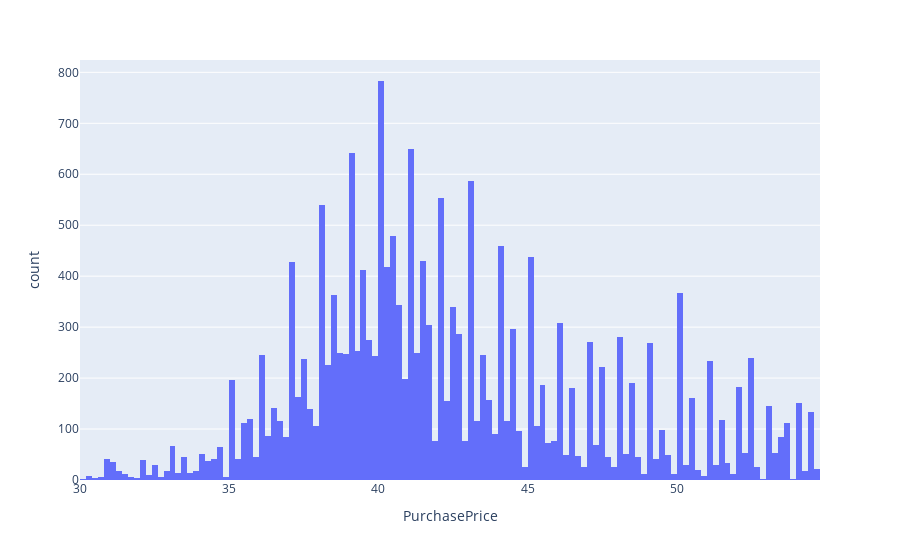

Notebook source saved alongside this figure:
### Code cell
fig = px.histogram(data_frame=df, x='PurchasePrice')
fig.show()

### Figure 1 — Plotly figure (JSON) as saved in the notebook; plotly's stock layout.template omitted (floating-point values rounded to 4 significant figures; data arrays with more than 128 entries replaced by an {"elided": "..."} marker saying what was removed)
{"data": [{"alignmentgroup": "True", "bingroup": "x", "hovertemplate": "PurchasePrice=%{x}<br>count=%{y}<extra></extra>", "legendgroup": "", "marker": {"color": "#636efa", "pattern": {"shape": ""}}, "name": "", "offsetgroup": "", "orientation": "v", "showlegend": false, "type": "histogram", "x": {"elided": "19233 float values"}, "xaxis": "x", "yaxis": "y"}], "layout": {"barmode": "relative", "legend": {"tracegroupgap": 0}, "margin": {"t": 60}, "xaxis": {"anchor": "y", "domain": [0, 1], "title": {"text": "PurchasePrice"}}, "yaxis": {"anchor": "x", "domain": [0, 1], "title": {"text": "count"}}}}
